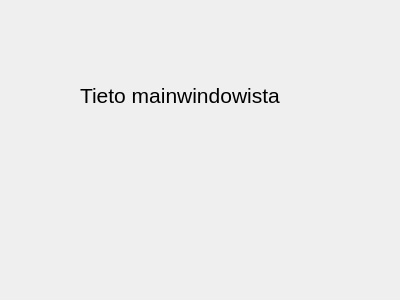
<?xml version="1.0" encoding="UTF-8"?>
<ui version="4.0">
 <class>ThirdForm</class>
 <widget class="QDialog" name="ThirdForm">
  <property name="geometry">
   <rect>
    <x>0</x>
    <y>0</y>
    <width>400</width>
    <height>300</height>
   </rect>
  </property>
  <property name="windowTitle">
   <string>Dialog</string>
  </property>
  <widget class="QLabel" name="labelInfo">
   <property name="geometry">
    <rect>
     <x>80</x>
     <y>70</y>
     <width>231</width>
     <height>51</height>
    </rect>
   </property>
   <property name="font">
    <font>
     <pointsize>16</pointsize>
    </font>
   </property>
   <property name="text">
    <string>Tieto mainwindowista</string>
   </property>
  </widget>
 </widget>
 <resources/>
 <connections/>
</ui>
